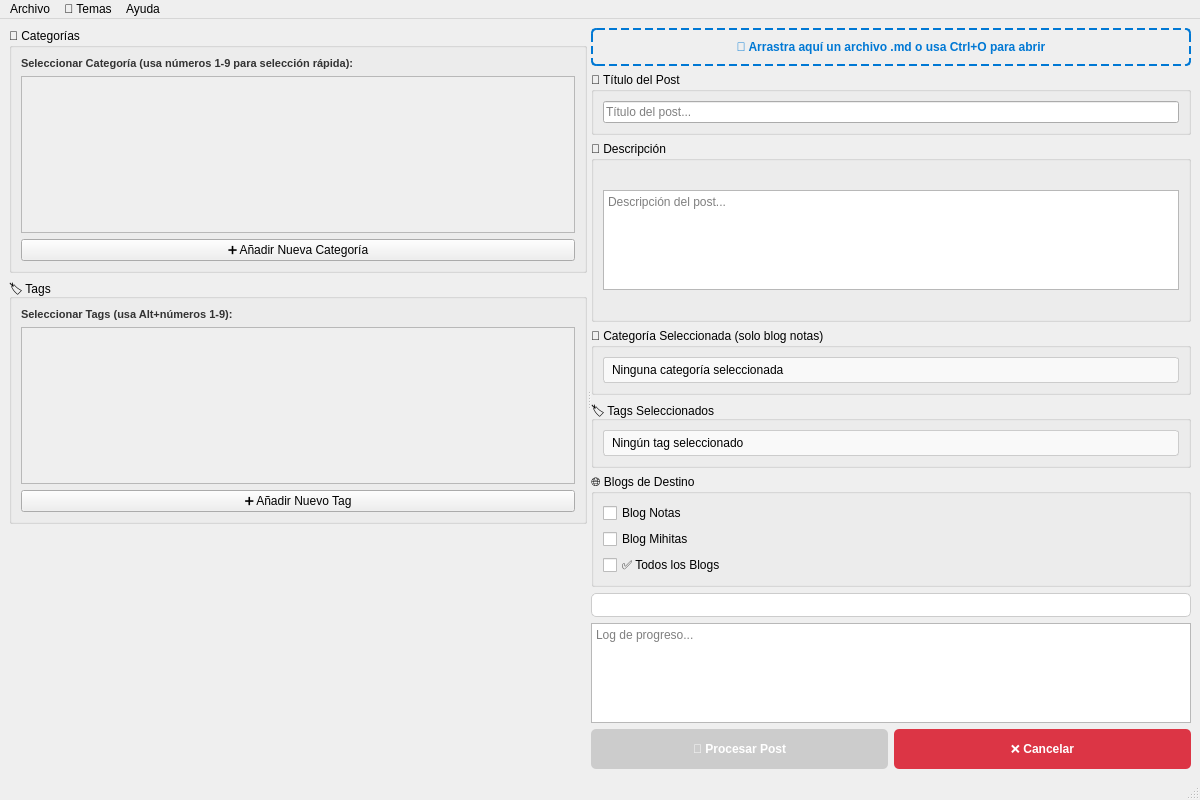
<?xml version="1.0" encoding="UTF-8"?>
<ui version="4.0">
 <class>MainWindow</class>
 <widget class="QMainWindow" name="MainWindow">
  <property name="geometry">
   <rect>
    <x>0</x>
    <y>0</y>
    <width>1200</width>
    <height>800</height>
   </rect>
  </property>
  <property name="windowTitle">
   <string>Creador de Posts - Obsidian a Hugo</string>
  </property>
  <property name="styleSheet">
   <string notr="true">/* Los estilos serán aplicados dinámicamente por el ThemeManager */</string>
  </property>
  <widget class="QWidget" name="centralwidget">
   <layout class="QHBoxLayout" name="mainHorizontalLayout">
    <item>
     <widget class="QSplitter" name="mainSplitter">
      <property name="orientation">
       <enum>Qt::Horizontal</enum>
      </property>
      <widget class="QWidget" name="leftPanel" native="true">
       <property name="minimumSize">
        <size>
         <width>400</width>
         <height>0</height>
        </size>
       </property>
       <property name="maximumSize">
        <size>
         <width>600</width>
         <height>16777215</height>
        </size>
       </property>
       <layout class="QVBoxLayout" name="leftPanelLayout">
        <item>
         <widget class="QGroupBox" name="categoriesGroup">
          <property name="title">
           <string>📂 Categorías</string>
          </property>
          <layout class="QVBoxLayout" name="categoriesMainLayout">
           <item>
            <widget class="QLabel" name="categoriesInstructionLabel">
             <property name="text">
              <string>Seleccionar Categoría (usa números 1-9 para selección rápida):</string>
             </property>
             <property name="styleSheet">
              <string notr="true">font-weight: bold; font-size: 11px; color: #333;</string>
             </property>
            </widget>
           </item>
           <item>
            <widget class="QScrollArea" name="categoriesScrollArea">
             <property name="maximumSize">
              <size>
               <width>16777215</width>
               <height>200</height>
              </size>
             </property>
             <property name="widgetResizable">
              <bool>true</bool>
             </property>
             <widget class="QWidget" name="categoriesScrollAreaWidget">
              <property name="geometry">
               <rect>
                <x>0</x>
                <y>0</y>
                <width>376</width>
                <height>198</height>
               </rect>
              </property>
              <layout class="QGridLayout" name="categoriesGridLayout"/>
             </widget>
            </widget>
           </item>
           <item>
            <widget class="QPushButton" name="addCategoryButton">
             <property name="text">
              <string>➕ Añadir Nueva Categoría</string>
             </property>
            </widget>
           </item>
          </layout>
         </widget>
        </item>
        <item>
         <widget class="QGroupBox" name="tagsGroup">
          <property name="title">
           <string>🏷️ Tags</string>
          </property>
          <layout class="QVBoxLayout" name="tagsMainLayout">
           <item>
            <widget class="QLabel" name="tagsInstructionLabel">
             <property name="text">
              <string>Seleccionar Tags (usa Alt+números 1-9):</string>
             </property>
             <property name="styleSheet">
              <string notr="true">font-weight: bold; font-size: 11px; color: #333;</string>
             </property>
            </widget>
           </item>
           <item>
            <widget class="QScrollArea" name="tagsScrollArea">
             <property name="maximumSize">
              <size>
               <width>16777215</width>
               <height>200</height>
              </size>
             </property>
             <property name="widgetResizable">
              <bool>true</bool>
             </property>
             <widget class="QWidget" name="tagsScrollAreaWidget">
              <property name="geometry">
               <rect>
                <x>0</x>
                <y>0</y>
                <width>376</width>
                <height>198</height>
               </rect>
              </property>
              <layout class="QGridLayout" name="tagsGridLayout"/>
             </widget>
            </widget>
           </item>
           <item>
            <widget class="QPushButton" name="addTagButton">
             <property name="text">
              <string>➕ Añadir Nuevo Tag</string>
             </property>
            </widget>
           </item>
          </layout>
         </widget>
        </item>
        <item>
         <spacer name="leftPanelSpacer">
          <property name="orientation">
           <enum>Qt::Vertical</enum>
          </property>
          <property name="sizeHint" stdset="0">
           <size>
            <width>20</width>
            <height>40</height>
           </size>
          </property>
         </spacer>
        </item>
       </layout>
      </widget>
      <widget class="QWidget" name="rightPanel" native="true">
       <property name="minimumSize">
        <size>
         <width>600</width>
         <height>0</height>
        </size>
       </property>
       <layout class="QVBoxLayout" name="rightPanelLayout">
        <item>
         <widget class="QLabel" name="fileInfoLabel">
          <property name="text">
           <string>📄 Arrastra aquí un archivo .md o usa Ctrl+O para abrir</string>
          </property>
          <property name="styleSheet">
           <string notr="true">font-weight: bold; color: #0078d4; padding: 10px; border: 2px dashed #0078d4; border-radius: 5px; text-align: center;</string>
          </property>
          <property name="alignment">
           <set>Qt::AlignCenter</set>
          </property>
         </widget>
        </item>
        <item>
         <widget class="QGroupBox" name="titleGroup">
          <property name="title">
           <string>📝 Título del Post</string>
          </property>
          <layout class="QVBoxLayout" name="titleLayout">
           <item>
            <widget class="QLineEdit" name="titleLineEdit">
             <property name="placeholderText">
              <string>Título del post...</string>
             </property>
            </widget>
           </item>
          </layout>
         </widget>
        </item>
        <item>
         <widget class="QGroupBox" name="descriptionGroup">
          <property name="title">
           <string>📄 Descripción</string>
          </property>
          <layout class="QVBoxLayout" name="descriptionLayout">
           <item>
            <widget class="QTextEdit" name="descriptionTextEdit">
             <property name="maximumSize">
              <size>
               <width>16777215</width>
               <height>100</height>
              </size>
             </property>
             <property name="placeholderText">
              <string>Descripción del post...</string>
             </property>
            </widget>
           </item>
          </layout>
         </widget>
        </item>
        <item>
         <widget class="QGroupBox" name="categoryGroup">
          <property name="title">
           <string>📂 Categoría Seleccionada (solo blog notas)</string>
          </property>
          <layout class="QVBoxLayout" name="categoryLayout">
           <item>
            <widget class="QLabel" name="selectedCategoryLabel">
             <property name="text">
              <string>Ninguna categoría seleccionada</string>
             </property>
             <property name="styleSheet">
              <string notr="true">padding: 5px; border: 1px solid #ccc; border-radius: 3px; background-color: #f9f9f9;</string>
             </property>
            </widget>
           </item>
          </layout>
         </widget>
        </item>
        <item>
         <widget class="QGroupBox" name="tagsGroup">
          <property name="title">
           <string>🏷️ Tags Seleccionados</string>
          </property>
          <layout class="QVBoxLayout" name="tagsMainLayout">
           <item>
            <widget class="QLabel" name="selectedTagsLabel">
             <property name="text">
              <string>Ningún tag seleccionado</string>
             </property>
             <property name="styleSheet">
              <string notr="true">padding: 5px; border: 1px solid #ccc; border-radius: 3px; background-color: #f9f9f9;</string>
             </property>
             <property name="wordWrap">
              <bool>true</bool>
             </property>
            </widget>
           </item>
          </layout>
         </widget>
        </item>
        <item>
         <widget class="QGroupBox" name="blogsGroup">
          <property name="title">
           <string>🌐 Blogs de Destino</string>
          </property>
          <layout class="QVBoxLayout" name="blogsLayout">
           <item>
            <widget class="QCheckBox" name="blogNotasCheckBox">
             <property name="text">
              <string>Blog Notas</string>
             </property>
            </widget>
           </item>
           <item>
            <widget class="QCheckBox" name="blogMihitasCheckBox">
             <property name="text">
              <string>Blog Mihitas</string>
             </property>
            </widget>
           </item>
           <item>
            <widget class="QCheckBox" name="allBlogsCheckBox">
             <property name="text">
              <string>✅ Todos los Blogs</string>
             </property>
            </widget>
           </item>
          </layout>
         </widget>
        </item>
        <item>
         <widget class="QProgressBar" name="progressBar">
          <property name="visible">
           <bool>false</bool>
          </property>
          <property name="styleSheet">
           <string notr="true">QProgressBar {
    border: 1px solid #ccc;
    border-radius: 5px;
    text-align: center;
}

QProgressBar::chunk {
    background-color: #0078d4;
    border-radius: 4px;
}</string>
          </property>
         </widget>
        </item>
        <item>
         <widget class="QTextEdit" name="progressLogTextEdit">
          <property name="maximumSize">
           <size>
            <width>16777215</width>
            <height>100</height>
           </size>
          </property>
          <property name="visible">
           <bool>false</bool>
          </property>
          <property name="readOnly">
           <bool>true</bool>
          </property>
          <property name="placeholderText">
           <string>Log de progreso...</string>
          </property>
         </widget>
        </item>
        <item>
         <layout class="QHBoxLayout" name="buttonsLayout">
          <item>
           <widget class="QPushButton" name="processButton">
            <property name="enabled">
             <bool>false</bool>
            </property>
            <property name="minimumSize">
             <size>
              <width>0</width>
              <height>40</height>
             </size>
            </property>
            <property name="text">
             <string>🚀 Procesar Post</string>
            </property>
            <property name="styleSheet">
             <string notr="true">QPushButton {
    background-color: #0078d4;
    color: white;
    font-weight: bold;
    padding: 10px;
    border: none;
    border-radius: 5px;
    font-size: 12px;
}

QPushButton:hover {
    background-color: #106ebe;
}

QPushButton:disabled {
    background-color: #ccc;
}</string>
            </property>
           </widget>
          </item>
          <item>
           <widget class="QPushButton" name="cancelButton">
            <property name="minimumSize">
             <size>
              <width>0</width>
              <height>40</height>
             </size>
            </property>
            <property name="text">
             <string>❌ Cancelar</string>
            </property>
            <property name="styleSheet">
             <string notr="true">QPushButton {
    background-color: #dc3545;
    color: white;
    font-weight: bold;
    padding: 10px;
    border: none;
    border-radius: 5px;
    font-size: 12px;
}

QPushButton:hover {
    background-color: #c82333;
}</string>
            </property>
           </widget>
          </item>
         </layout>
        </item>
       </layout>
      </widget>
     </widget>
    </item>
   </layout>
  </widget>
  <widget class="QMenuBar" name="menubar">
   <property name="geometry">
    <rect>
     <x>0</x>
     <y>0</y>
     <width>1200</width>
     <height>22</height>
    </rect>
   </property>
   <widget class="QMenu" name="menuArchivo">
    <property name="title">
     <string>Archivo</string>
    </property>
    <addaction name="actionAbrir"/>
    <addaction name="actionRefrescar"/>
    <addaction name="separator"/>
    <addaction name="actionSalir"/>
   </widget>
   <widget class="QMenu" name="menuAyuda">
    <property name="title">
     <string>Ayuda</string>
    </property>
    <addaction name="actionAtajos"/>
    <addaction name="actionAcerca_de"/>
   </widget>
   <widget class="QMenu" name="menuTemas">
    <property name="title">
     <string>🎨 Temas</string>
    </property>
   </widget>
   <addaction name="menuArchivo"/>
   <addaction name="menuTemas"/>
   <addaction name="menuAyuda"/>
  </widget>
  <widget class="QStatusBar" name="statusbar"/>
  <action name="actionAbrir">
   <property name="text">
    <string>Abrir Archivo...</string>
   </property>
   <property name="shortcut">
    <string>Ctrl+O</string>
   </property>
  </action>
  <action name="actionSalir">
   <property name="text">
    <string>Salir</string>
   </property>
   <property name="shortcut">
    <string>Ctrl+Q</string>
   </property>
  </action>
  <action name="actionRefrescar">
   <property name="text">
    <string>Refrescar Lista</string>
   </property>
   <property name="shortcut">
    <string>F5</string>
   </property>
  </action>
  <action name="actionAtajos">
   <property name="text">
    <string>Atajos de Teclado</string>
   </property>
   <property name="shortcut">
    <string>F1</string>
   </property>
  </action>
  <action name="actionAcerca_de">
   <property name="text">
    <string>Acerca de...</string>
   </property>
  </action>
 </widget>
 <resources/>
 <connections>
  <connection>
   <sender>cancelButton</sender>
   <signal>clicked()</signal>
   <receiver>MainWindow</receiver>
   <slot>close()</slot>
   <hints>
    <hint type="sourcelabel">
     <x>1050</x>
     <y>745</y>
    </hint>
    <hint type="destinationlabel">
     <x>599</x>
     <y>399</y>
    </hint>
   </hints>
  </connection>
  <connection>
   <sender>actionSalir</sender>
   <signal>triggered()</signal>
   <receiver>MainWindow</receiver>
   <slot>close()</slot>
   <hints>
    <hint type="sourcelabel">
     <x>-1</x>
     <y>-1</y>
    </hint>
    <hint type="destinationlabel">
     <x>599</x>
     <y>399</y>
    </hint>
   </hints>
  </connection>
 </connections>
</ui>
